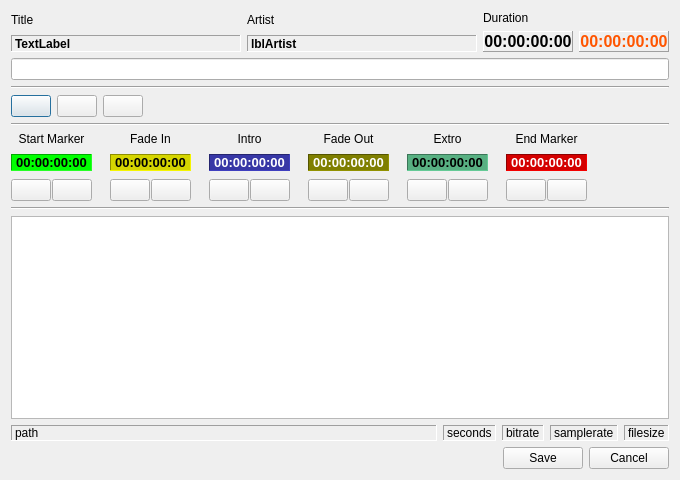
<?xml version="1.0" encoding="UTF-8"?>
<ui version="4.0">
 <class>AUDIO::AudioWaveForm</class>
 <widget class="QDialog" name="AUDIO::AudioWaveForm">
  <property name="geometry">
   <rect>
    <x>0</x>
    <y>0</y>
    <width>680</width>
    <height>480</height>
   </rect>
  </property>
  <property name="minimumSize">
   <size>
    <width>680</width>
    <height>480</height>
   </size>
  </property>
  <property name="maximumSize">
   <size>
    <width>680</width>
    <height>480</height>
   </size>
  </property>
  <property name="windowTitle">
   <string>Form</string>
  </property>
  <layout class="QVBoxLayout" name="verticalLayout_17">
   <item>
    <layout class="QHBoxLayout" name="horizontalLayout_4" stretch="1,1,0,0">
     <item>
      <layout class="QVBoxLayout" name="verticalLayout_5">
       <item>
        <widget class="QLabel" name="label">
         <property name="text">
          <string>Title</string>
         </property>
        </widget>
       </item>
       <item>
        <widget class="QLabel" name="lblTitle">
         <property name="font">
          <font>
           <weight>75</weight>
           <bold>true</bold>
          </font>
         </property>
         <property name="frameShape">
          <enum>QFrame::Panel</enum>
         </property>
         <property name="frameShadow">
          <enum>QFrame::Sunken</enum>
         </property>
         <property name="text">
          <string>TextLabel</string>
         </property>
        </widget>
       </item>
      </layout>
     </item>
     <item>
      <layout class="QVBoxLayout" name="verticalLayout_6">
       <item>
        <widget class="QLabel" name="label_3">
         <property name="text">
          <string>Artist</string>
         </property>
        </widget>
       </item>
       <item>
        <widget class="QLabel" name="lblArtist">
         <property name="font">
          <font>
           <weight>75</weight>
           <bold>true</bold>
          </font>
         </property>
         <property name="frameShape">
          <enum>QFrame::Panel</enum>
         </property>
         <property name="frameShadow">
          <enum>QFrame::Sunken</enum>
         </property>
         <property name="text">
          <string>lblArtist</string>
         </property>
        </widget>
       </item>
      </layout>
     </item>
     <item>
      <layout class="QVBoxLayout" name="verticalLayout_7">
       <item>
        <widget class="QLabel" name="label_2">
         <property name="text">
          <string>Duration</string>
         </property>
        </widget>
       </item>
       <item>
        <widget class="QLabel" name="lblDuration">
         <property name="font">
          <font>
           <pointsize>12</pointsize>
           <weight>75</weight>
           <bold>true</bold>
          </font>
         </property>
         <property name="frameShape">
          <enum>QFrame::Panel</enum>
         </property>
         <property name="frameShadow">
          <enum>QFrame::Raised</enum>
         </property>
         <property name="text">
          <string>00:00:00:00</string>
         </property>
         <property name="alignment">
          <set>Qt::AlignCenter</set>
         </property>
        </widget>
       </item>
      </layout>
     </item>
     <item>
      <layout class="QVBoxLayout" name="verticalLayout_8">
       <item>
        <widget class="QLabel" name="label_6">
         <property name="text">
          <string/>
         </property>
        </widget>
       </item>
       <item>
        <widget class="QLabel" name="lblCurrTime">
         <property name="font">
          <font>
           <pointsize>12</pointsize>
           <weight>75</weight>
           <bold>true</bold>
          </font>
         </property>
         <property name="styleSheet">
          <string notr="true">color: rgb(255, 85, 0);</string>
         </property>
         <property name="frameShape">
          <enum>QFrame::Panel</enum>
         </property>
         <property name="frameShadow">
          <enum>QFrame::Raised</enum>
         </property>
         <property name="text">
          <string>00:00:00:00</string>
         </property>
         <property name="alignment">
          <set>Qt::AlignCenter</set>
         </property>
        </widget>
       </item>
      </layout>
     </item>
    </layout>
   </item>
   <item>
    <widget class="QLineEdit" name="edtTest"/>
   </item>
   <item>
    <widget class="Line" name="line_3">
     <property name="orientation">
      <enum>Qt::Horizontal</enum>
     </property>
    </widget>
   </item>
   <item>
    <layout class="QHBoxLayout" name="horizontalLayout_5">
     <item>
      <widget class="QPushButton" name="btnPlay">
       <property name="minimumSize">
        <size>
         <width>0</width>
         <height>0</height>
        </size>
       </property>
       <property name="maximumSize">
        <size>
         <width>40</width>
         <height>16777215</height>
        </size>
       </property>
       <property name="text">
        <string/>
       </property>
      </widget>
     </item>
     <item>
      <widget class="QPushButton" name="btnPause">
       <property name="minimumSize">
        <size>
         <width>0</width>
         <height>0</height>
        </size>
       </property>
       <property name="maximumSize">
        <size>
         <width>40</width>
         <height>16777215</height>
        </size>
       </property>
       <property name="text">
        <string/>
       </property>
      </widget>
     </item>
     <item>
      <widget class="QPushButton" name="btnStop">
       <property name="minimumSize">
        <size>
         <width>0</width>
         <height>0</height>
        </size>
       </property>
       <property name="maximumSize">
        <size>
         <width>40</width>
         <height>16777215</height>
        </size>
       </property>
       <property name="text">
        <string/>
       </property>
      </widget>
     </item>
     <item>
      <spacer name="horizontalSpacer_3">
       <property name="orientation">
        <enum>Qt::Horizontal</enum>
       </property>
       <property name="sizeHint" stdset="0">
        <size>
         <width>40</width>
         <height>20</height>
        </size>
       </property>
      </spacer>
     </item>
    </layout>
   </item>
   <item>
    <widget class="Line" name="line_2">
     <property name="orientation">
      <enum>Qt::Horizontal</enum>
     </property>
    </widget>
   </item>
   <item>
    <layout class="QHBoxLayout" name="horizontalLayout_3">
     <property name="spacing">
      <number>8</number>
     </property>
     <item>
      <layout class="QVBoxLayout" name="verticalLayout_2">
       <item>
        <layout class="QVBoxLayout" name="verticalLayout">
         <item>
          <widget class="QLabel" name="label_7">
           <property name="text">
            <string>Start Marker</string>
           </property>
           <property name="alignment">
            <set>Qt::AlignCenter</set>
           </property>
          </widget>
         </item>
         <item>
          <widget class="QLabel" name="lblStartMarkTime">
           <property name="font">
            <font>
             <pointsize>10</pointsize>
             <weight>75</weight>
             <bold>true</bold>
            </font>
           </property>
           <property name="styleSheet">
            <string notr="true">background-color: rgb(0, 255, 0);
color: rgb(0, 0, 0);</string>
           </property>
           <property name="frameShape">
            <enum>QFrame::Panel</enum>
           </property>
           <property name="frameShadow">
            <enum>QFrame::Sunken</enum>
           </property>
           <property name="text">
            <string>00:00:00:00</string>
           </property>
           <property name="alignment">
            <set>Qt::AlignCenter</set>
           </property>
          </widget>
         </item>
        </layout>
       </item>
       <item>
        <layout class="QHBoxLayout" name="horizontalLayout">
         <property name="spacing">
          <number>1</number>
         </property>
         <item>
          <widget class="QPushButton" name="btnMarkStartMarker">
           <property name="maximumSize">
            <size>
             <width>40</width>
             <height>16777215</height>
            </size>
           </property>
           <property name="text">
            <string/>
           </property>
           <property name="icon">
            <iconset>
             <normaloff>images/mark_start.png</normaloff>images/mark_start.png</iconset>
           </property>
          </widget>
         </item>
         <item>
          <widget class="QPushButton" name="btnPlayStartMarker">
           <property name="maximumSize">
            <size>
             <width>40</width>
             <height>16777215</height>
            </size>
           </property>
           <property name="text">
            <string/>
           </property>
           <property name="icon">
            <iconset>
             <normaloff>images/play_start.png</normaloff>images/play_start.png</iconset>
           </property>
          </widget>
         </item>
        </layout>
       </item>
      </layout>
     </item>
     <item>
      <spacer name="horizontalSpacer_4">
       <property name="orientation">
        <enum>Qt::Horizontal</enum>
       </property>
       <property name="sizeType">
        <enum>QSizePolicy::Fixed</enum>
       </property>
       <property name="sizeHint" stdset="0">
        <size>
         <width>10</width>
         <height>20</height>
        </size>
       </property>
      </spacer>
     </item>
     <item>
      <layout class="QVBoxLayout" name="verticalLayout_3">
       <item>
        <layout class="QVBoxLayout" name="verticalLayout_4">
         <item>
          <widget class="QLabel" name="label_10">
           <property name="text">
            <string>Fade In</string>
           </property>
           <property name="alignment">
            <set>Qt::AlignCenter</set>
           </property>
          </widget>
         </item>
         <item>
          <widget class="QLabel" name="lblFadeInMarkTime">
           <property name="font">
            <font>
             <pointsize>10</pointsize>
             <weight>75</weight>
             <bold>true</bold>
            </font>
           </property>
           <property name="styleSheet">
            <string notr="true">background-color: rgb(213, 213, 0);
color: rgb(0, 0, 0);</string>
           </property>
           <property name="frameShape">
            <enum>QFrame::Panel</enum>
           </property>
           <property name="frameShadow">
            <enum>QFrame::Sunken</enum>
           </property>
           <property name="text">
            <string>00:00:00:00</string>
           </property>
           <property name="alignment">
            <set>Qt::AlignCenter</set>
           </property>
          </widget>
         </item>
        </layout>
       </item>
       <item>
        <layout class="QHBoxLayout" name="horizontalLayout_2">
         <property name="spacing">
          <number>1</number>
         </property>
         <item>
          <widget class="QPushButton" name="btnMarkFadeIn">
           <property name="maximumSize">
            <size>
             <width>40</width>
             <height>16777215</height>
            </size>
           </property>
           <property name="text">
            <string/>
           </property>
           <property name="icon">
            <iconset>
             <normaloff>images/mark_fade_in.png</normaloff>images/mark_fade_in.png</iconset>
           </property>
          </widget>
         </item>
         <item>
          <widget class="QPushButton" name="btnPlayFadeIn">
           <property name="maximumSize">
            <size>
             <width>40</width>
             <height>16777215</height>
            </size>
           </property>
           <property name="text">
            <string/>
           </property>
           <property name="icon">
            <iconset>
             <normaloff>images/play_fade_in.png</normaloff>images/play_fade_in.png</iconset>
           </property>
          </widget>
         </item>
        </layout>
       </item>
      </layout>
     </item>
     <item>
      <spacer name="horizontalSpacer_5">
       <property name="orientation">
        <enum>Qt::Horizontal</enum>
       </property>
       <property name="sizeType">
        <enum>QSizePolicy::Fixed</enum>
       </property>
       <property name="sizeHint" stdset="0">
        <size>
         <width>10</width>
         <height>20</height>
        </size>
       </property>
      </spacer>
     </item>
     <item>
      <layout class="QVBoxLayout" name="verticalLayout_9">
       <item>
        <layout class="QVBoxLayout" name="verticalLayout_10">
         <item>
          <widget class="QLabel" name="label_12">
           <property name="text">
            <string>Intro</string>
           </property>
           <property name="alignment">
            <set>Qt::AlignCenter</set>
           </property>
          </widget>
         </item>
         <item>
          <widget class="QLabel" name="lblIntroMarkTime">
           <property name="font">
            <font>
             <pointsize>10</pointsize>
             <weight>75</weight>
             <bold>true</bold>
            </font>
           </property>
           <property name="styleSheet">
            <string notr="true">background-color: rgb(55, 55, 166);
color: rgb(255, 255, 255);</string>
           </property>
           <property name="frameShape">
            <enum>QFrame::Panel</enum>
           </property>
           <property name="frameShadow">
            <enum>QFrame::Sunken</enum>
           </property>
           <property name="text">
            <string>00:00:00:00</string>
           </property>
           <property name="alignment">
            <set>Qt::AlignCenter</set>
           </property>
          </widget>
         </item>
        </layout>
       </item>
       <item>
        <layout class="QHBoxLayout" name="horizontalLayout_6">
         <property name="spacing">
          <number>1</number>
         </property>
         <item>
          <widget class="QPushButton" name="btnMarkIntro">
           <property name="maximumSize">
            <size>
             <width>40</width>
             <height>16777215</height>
            </size>
           </property>
           <property name="text">
            <string/>
           </property>
           <property name="icon">
            <iconset>
             <normaloff>images/mark_intro.png</normaloff>images/mark_intro.png</iconset>
           </property>
          </widget>
         </item>
         <item>
          <widget class="QPushButton" name="btnPlayIntro">
           <property name="maximumSize">
            <size>
             <width>40</width>
             <height>16777215</height>
            </size>
           </property>
           <property name="text">
            <string/>
           </property>
           <property name="icon">
            <iconset>
             <normaloff>images/play_intro.png</normaloff>images/play_intro.png</iconset>
           </property>
          </widget>
         </item>
        </layout>
       </item>
      </layout>
     </item>
     <item>
      <spacer name="horizontalSpacer_6">
       <property name="orientation">
        <enum>Qt::Horizontal</enum>
       </property>
       <property name="sizeType">
        <enum>QSizePolicy::Fixed</enum>
       </property>
       <property name="sizeHint" stdset="0">
        <size>
         <width>10</width>
         <height>20</height>
        </size>
       </property>
      </spacer>
     </item>
     <item>
      <layout class="QVBoxLayout" name="verticalLayout_11">
       <item>
        <layout class="QVBoxLayout" name="verticalLayout_12">
         <item>
          <widget class="QLabel" name="label_14">
           <property name="text">
            <string>Fade Out</string>
           </property>
           <property name="alignment">
            <set>Qt::AlignCenter</set>
           </property>
          </widget>
         </item>
         <item>
          <widget class="QLabel" name="lblFadeOutMarkTime">
           <property name="font">
            <font>
             <pointsize>10</pointsize>
             <weight>75</weight>
             <bold>true</bold>
            </font>
           </property>
           <property name="styleSheet">
            <string notr="true">background-color: rgb(127, 127, 0);
color: rgb(255, 255, 255);</string>
           </property>
           <property name="frameShape">
            <enum>QFrame::Panel</enum>
           </property>
           <property name="frameShadow">
            <enum>QFrame::Sunken</enum>
           </property>
           <property name="text">
            <string>00:00:00:00</string>
           </property>
           <property name="alignment">
            <set>Qt::AlignCenter</set>
           </property>
          </widget>
         </item>
        </layout>
       </item>
       <item>
        <layout class="QHBoxLayout" name="horizontalLayout_8">
         <property name="spacing">
          <number>1</number>
         </property>
         <item>
          <widget class="QPushButton" name="btnMarkFadeOut">
           <property name="maximumSize">
            <size>
             <width>40</width>
             <height>16777215</height>
            </size>
           </property>
           <property name="text">
            <string/>
           </property>
           <property name="icon">
            <iconset>
             <normaloff>images/mark_fade_out.png</normaloff>images/mark_fade_out.png</iconset>
           </property>
          </widget>
         </item>
         <item>
          <widget class="QPushButton" name="btnPlayFadeOut">
           <property name="maximumSize">
            <size>
             <width>40</width>
             <height>16777215</height>
            </size>
           </property>
           <property name="text">
            <string/>
           </property>
           <property name="icon">
            <iconset>
             <normaloff>images/play_fade_out.png</normaloff>images/play_fade_out.png</iconset>
           </property>
          </widget>
         </item>
        </layout>
       </item>
      </layout>
     </item>
     <item>
      <spacer name="horizontalSpacer_7">
       <property name="orientation">
        <enum>Qt::Horizontal</enum>
       </property>
       <property name="sizeType">
        <enum>QSizePolicy::Fixed</enum>
       </property>
       <property name="sizeHint" stdset="0">
        <size>
         <width>10</width>
         <height>20</height>
        </size>
       </property>
      </spacer>
     </item>
     <item>
      <layout class="QVBoxLayout" name="verticalLayout_13">
       <item>
        <layout class="QVBoxLayout" name="verticalLayout_14">
         <item>
          <widget class="QLabel" name="label_16">
           <property name="text">
            <string>Extro</string>
           </property>
           <property name="alignment">
            <set>Qt::AlignCenter</set>
           </property>
          </widget>
         </item>
         <item>
          <widget class="QLabel" name="lblExtroMarkTime">
           <property name="font">
            <font>
             <pointsize>10</pointsize>
             <weight>75</weight>
             <bold>true</bold>
            </font>
           </property>
           <property name="styleSheet">
            <string notr="true">background-color: rgb(88, 176, 130);
color: rgb(0,0,0);</string>
           </property>
           <property name="frameShape">
            <enum>QFrame::Panel</enum>
           </property>
           <property name="frameShadow">
            <enum>QFrame::Sunken</enum>
           </property>
           <property name="text">
            <string>00:00:00:00</string>
           </property>
           <property name="alignment">
            <set>Qt::AlignCenter</set>
           </property>
          </widget>
         </item>
        </layout>
       </item>
       <item>
        <layout class="QHBoxLayout" name="horizontalLayout_9">
         <property name="spacing">
          <number>1</number>
         </property>
         <item>
          <widget class="QPushButton" name="btnMarkExtro">
           <property name="maximumSize">
            <size>
             <width>40</width>
             <height>16777215</height>
            </size>
           </property>
           <property name="text">
            <string/>
           </property>
           <property name="icon">
            <iconset>
             <normaloff>images/mark_extro.png</normaloff>images/mark_extro.png</iconset>
           </property>
          </widget>
         </item>
         <item>
          <widget class="QPushButton" name="btnPlayExtro">
           <property name="maximumSize">
            <size>
             <width>40</width>
             <height>16777215</height>
            </size>
           </property>
           <property name="text">
            <string/>
           </property>
           <property name="icon">
            <iconset>
             <normaloff>images/play_extro.png</normaloff>images/play_extro.png</iconset>
           </property>
          </widget>
         </item>
        </layout>
       </item>
      </layout>
     </item>
     <item>
      <spacer name="horizontalSpacer_8">
       <property name="orientation">
        <enum>Qt::Horizontal</enum>
       </property>
       <property name="sizeType">
        <enum>QSizePolicy::Fixed</enum>
       </property>
       <property name="sizeHint" stdset="0">
        <size>
         <width>10</width>
         <height>20</height>
        </size>
       </property>
      </spacer>
     </item>
     <item>
      <layout class="QVBoxLayout" name="verticalLayout_15">
       <item>
        <layout class="QVBoxLayout" name="verticalLayout_16">
         <item>
          <widget class="QLabel" name="label_18">
           <property name="text">
            <string>End Marker</string>
           </property>
           <property name="alignment">
            <set>Qt::AlignCenter</set>
           </property>
          </widget>
         </item>
         <item>
          <widget class="QLabel" name="lblEndMarkTime">
           <property name="font">
            <font>
             <pointsize>10</pointsize>
             <weight>75</weight>
             <bold>true</bold>
            </font>
           </property>
           <property name="styleSheet">
            <string notr="true">background-color: rgb(212, 0, 0);
color: rgb(255, 255, 255);</string>
           </property>
           <property name="frameShape">
            <enum>QFrame::Panel</enum>
           </property>
           <property name="frameShadow">
            <enum>QFrame::Sunken</enum>
           </property>
           <property name="text">
            <string>00:00:00:00</string>
           </property>
           <property name="alignment">
            <set>Qt::AlignCenter</set>
           </property>
          </widget>
         </item>
        </layout>
       </item>
       <item>
        <layout class="QHBoxLayout" name="horizontalLayout_10">
         <property name="spacing">
          <number>1</number>
         </property>
         <item>
          <widget class="QPushButton" name="btnMarkEndMarker">
           <property name="maximumSize">
            <size>
             <width>40</width>
             <height>16777215</height>
            </size>
           </property>
           <property name="text">
            <string/>
           </property>
           <property name="icon">
            <iconset>
             <normaloff>images/mark_end.png</normaloff>images/mark_end.png</iconset>
           </property>
          </widget>
         </item>
         <item>
          <widget class="QPushButton" name="btnPlayEndMarker">
           <property name="maximumSize">
            <size>
             <width>40</width>
             <height>16777215</height>
            </size>
           </property>
           <property name="text">
            <string/>
           </property>
           <property name="icon">
            <iconset>
             <normaloff>images/play_end.png</normaloff>images/play_end.png</iconset>
           </property>
          </widget>
         </item>
        </layout>
       </item>
      </layout>
     </item>
     <item>
      <spacer name="horizontalSpacer_2">
       <property name="orientation">
        <enum>Qt::Horizontal</enum>
       </property>
       <property name="sizeHint" stdset="0">
        <size>
         <width>40</width>
         <height>20</height>
        </size>
       </property>
      </spacer>
     </item>
    </layout>
   </item>
   <item>
    <widget class="Line" name="line">
     <property name="orientation">
      <enum>Qt::Horizontal</enum>
     </property>
    </widget>
   </item>
   <item>
    <layout class="QHBoxLayout" name="hlWave">
     <item>
      <widget class="QGraphicsView" name="gvWave"/>
     </item>
    </layout>
   </item>
   <item>
    <layout class="QHBoxLayout" name="horizontalLayout_11" stretch="1,0,0,0,0">
     <item>
      <widget class="QLabel" name="lblFilepath">
       <property name="frameShape">
        <enum>QFrame::Panel</enum>
       </property>
       <property name="frameShadow">
        <enum>QFrame::Sunken</enum>
       </property>
       <property name="text">
        <string>path</string>
       </property>
      </widget>
     </item>
     <item>
      <widget class="QLabel" name="lblFileDuration">
       <property name="frameShape">
        <enum>QFrame::Panel</enum>
       </property>
       <property name="frameShadow">
        <enum>QFrame::Sunken</enum>
       </property>
       <property name="text">
        <string>seconds</string>
       </property>
      </widget>
     </item>
     <item>
      <widget class="QLabel" name="lblBitRate">
       <property name="frameShape">
        <enum>QFrame::Panel</enum>
       </property>
       <property name="frameShadow">
        <enum>QFrame::Sunken</enum>
       </property>
       <property name="text">
        <string>bitrate</string>
       </property>
      </widget>
     </item>
     <item>
      <widget class="QLabel" name="lblSampleRate">
       <property name="frameShape">
        <enum>QFrame::Panel</enum>
       </property>
       <property name="frameShadow">
        <enum>QFrame::Sunken</enum>
       </property>
       <property name="text">
        <string>samplerate</string>
       </property>
      </widget>
     </item>
     <item>
      <widget class="QLabel" name="lblFileSize">
       <property name="frameShape">
        <enum>QFrame::Panel</enum>
       </property>
       <property name="frameShadow">
        <enum>QFrame::Sunken</enum>
       </property>
       <property name="text">
        <string>filesize</string>
       </property>
      </widget>
     </item>
    </layout>
   </item>
   <item>
    <layout class="QHBoxLayout" name="horizontalLayout_7">
     <item>
      <layout class="QHBoxLayout" name="hlVumeter"/>
     </item>
     <item>
      <spacer name="horizontalSpacer">
       <property name="orientation">
        <enum>Qt::Horizontal</enum>
       </property>
       <property name="sizeHint" stdset="0">
        <size>
         <width>40</width>
         <height>20</height>
        </size>
       </property>
      </spacer>
     </item>
     <item>
      <widget class="QPushButton" name="btnSave">
       <property name="text">
        <string>Save</string>
       </property>
      </widget>
     </item>
     <item>
      <widget class="QPushButton" name="btnCancel">
       <property name="text">
        <string>Cancel</string>
       </property>
      </widget>
     </item>
    </layout>
   </item>
  </layout>
 </widget>
 <resources/>
 <connections/>
</ui>
